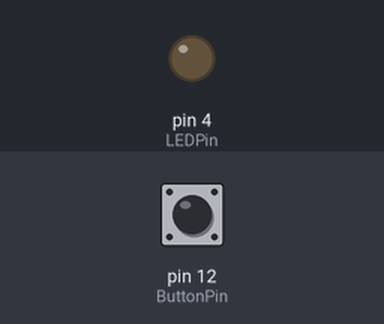
The sketch below on a simulated Arduino Uno, built with avr-gcc and run on an emulated ATmega328P. Shown: output pins drawn as LEDs (lit = HIGH). The test bench sets the inputs (shaded band); at power-on: pin 12 (ButtonPin) LOW.

Above: at 1.2 s.
1.3 s: pin 12 (ButtonPin) pulled HIGH for 0.15 s
At 1.37 s:
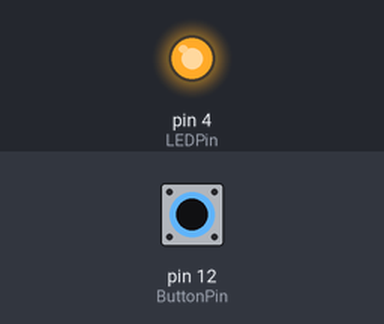
2.9 s: pin 12 (ButtonPin) pulled HIGH for 3.2 s
At 7.1 s:
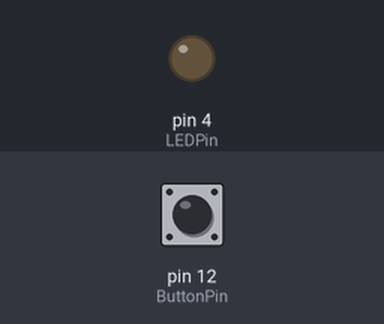
Timing chart, 0 to 8.6 s (numbered marks = the images above; inputs shaded):
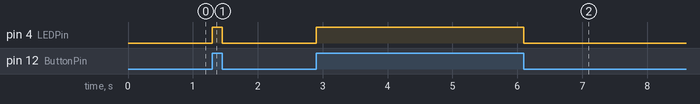

The sketch:

BUTTON.ino
```cpp
#define LEDPin   4                         //外接led引脚
#define ButtonPin   12                         //外接按键引脚

void setup() {
  pinMode(LEDPin, OUTPUT);//led是输出
  pinMode(ButtonPin, INPUT);//按键是输入

}

void loop() {
  if(digitalRead(ButtonPin)){
     digitalWrite(LEDPin, HIGH);
  }
  else{
    digitalWrite(LEDPin, LOW);
  }
}
```

Measured:
- after the input at 1.3 s, pin 4 (LEDPin): LOW → HIGH at once, → LOW 0.15 s later
- after the input at 2.9 s, pin 4 (LEDPin): LOW → HIGH at once, → LOW 3.2 s later
